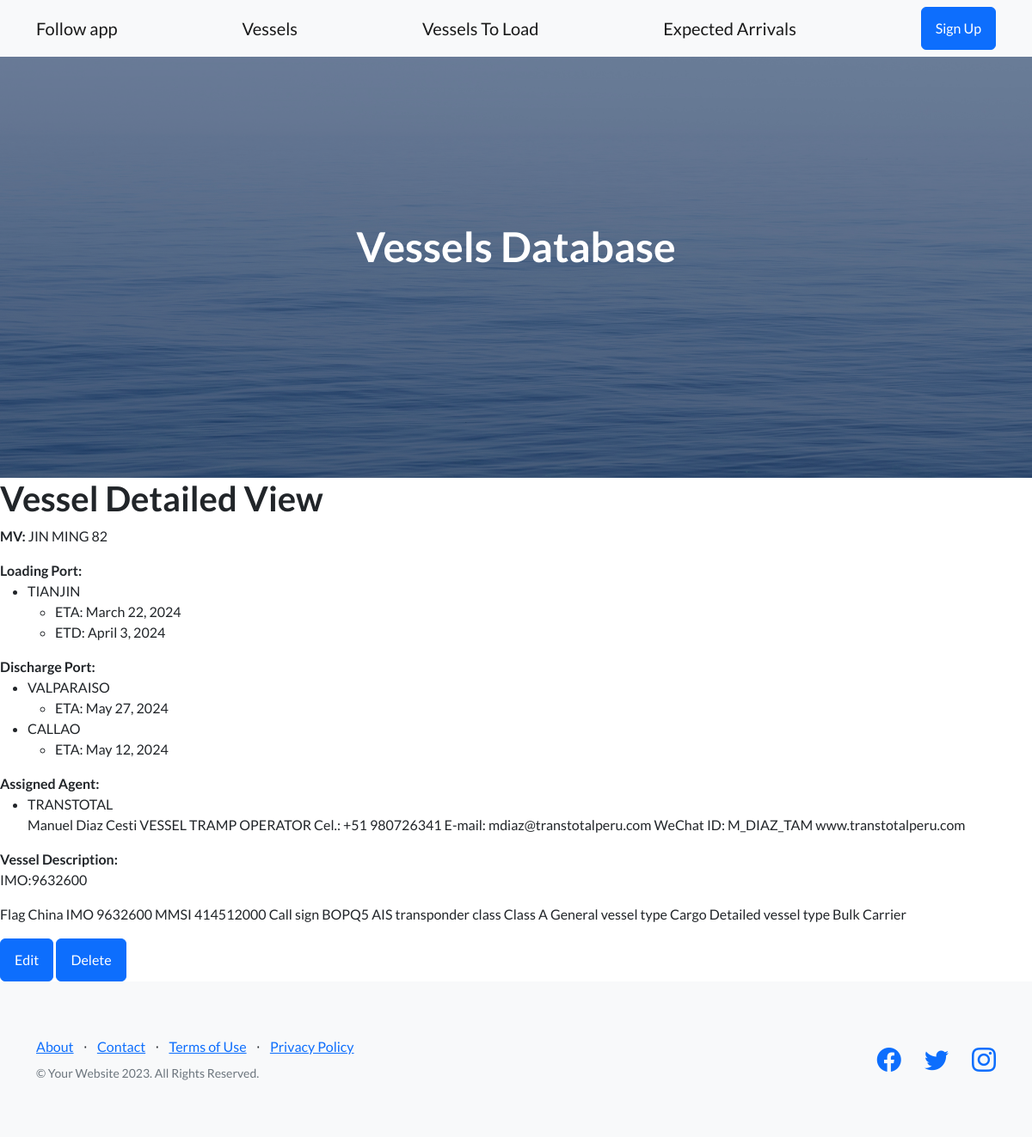
Page /vessel/vessels-detail/27 on the earlier database version.
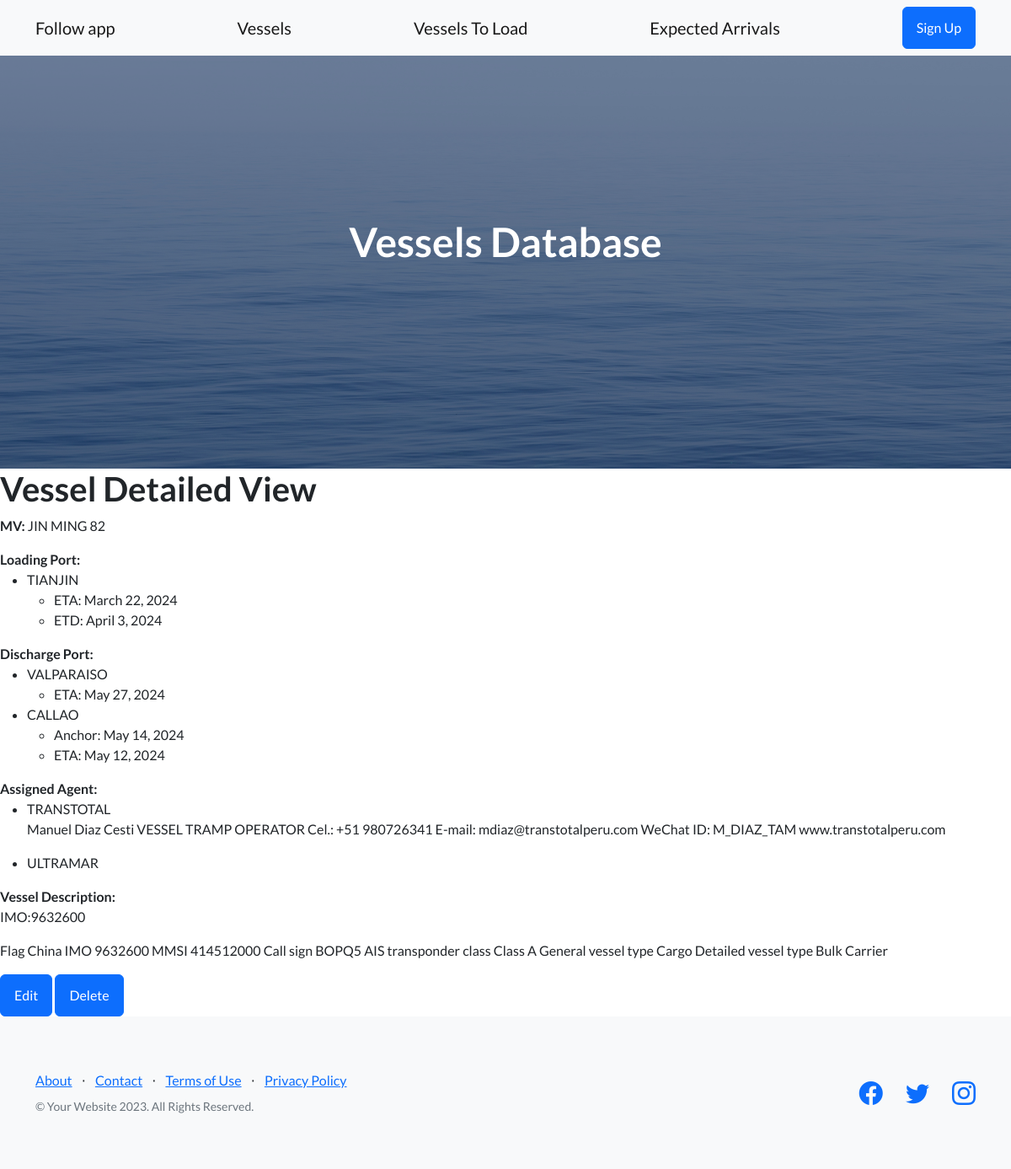
Same page on the later database version.
### Vessel/models.py (models this page shows)
class DischargePort(models.Model):
    discharge_port_name = models.CharField(max_length=50, blank=True, null=True)
    anchor_discharge_port = models.DateField(blank=True, null=True)
    eta_discharge_port = models.DateField(blank=True, null=True)
    etb_discharge_port = models.DateField(blank=True, null=True)
    ata_discharge_port = models.DateField(blank=True, null=True)
    atd_discharge_port = models.DateField(blank=True, null=True)
    assigned_vessel_pod = models.ForeignKey('Vessel', null=True, blank=True, on_delete=models.CASCADE)
    def __str__(self):
        return f"{self.discharge_port_name}, {self.assigned_vessel_pod}"

class VesselAgent(models.Model):
    vessel_agent_name = models.CharField(max_length=50, blank=True, null=True)
    vessel_agent_info = models.TextField(blank=True, null=True)
    assigned_vessel = models.ForeignKey('Vessel', null=True, blank=True, on_delete=models.CASCADE)
    def __str__(self):
        return f"{self.vessel_agent_name}, {self.assigned_vessel}"

### Vessel/views.py (the view)
# urls.py: path('vessels-detail/<pk>', VesselDetail.as_view(), name= 'VesselDetail'),
class VesselDetail(DetailView):
    model = Vessel
    template_name = "vessel_detail.html"
    context_object_name = "vessel"
    def get(self, request, *args, **kwargs):
       self.object = self.get_object() # Obtiene el objeto del modelo `Vessel` basado en el `pk` pasado en la URL
       return self.ports_dates(request, *args, **kwargs) # Llama al método `ports_dates` y retorna su resultado
    def ports_dates (self, request, *args, **kwargs):
     vessel_id = self.kwargs.get('pk')
     print("Vessel ID from URL:", vessel_id)
     loading_ports = LoadingPort.objects.filter(assigned_vessel_pol_id=vessel_id)
     print("Loading ports associated with vessel:", loading_ports)
     loading_date_list = []
     for port in loading_ports:
            loading_date_list.append({
                'Port_name': port.loading_port_name,
                'Anchor': port.anchor_loading_port,
                'ETA': port.eta_loading_port,
                'ETB': port.etb_loading_port,
                'ATA': port.ata_loading_port,
                'ATB': port.atb_loading_port,
                'ETD': port.etd_loading_port,
                'ATD': port.atd_loading_port,
            })
     print (type (loading_date_list))
     print("Date list for vessel {}: {}".format(vessel_id, loading_date_list))
     discharge_ports = DischargePort.objects.filter(assigned_vessel_pod_id=vessel_id)
     print("Discharge ports associated with vessel:", discharge_ports)
     discharge_date_list = []
     for port in discharge_ports:
            discharge_date_list.append({
                'Port_name': port.discharge_port_name,
                'Anchor': port.anchor_discharge_port,
                'ETA': port.eta_discharge_port,
                'ETB': port.etb_discharge_port,
                'ATA': port.ata_discharge_port,
                'ATD': port.atd_discharge_port,
            })
     print (type (discharge_date_list))
     print("Date list for vessel {}: {}".format(vessel_id, discharge_date_list))
     agent_vessel = VesselAgent.objects.filter(assigned_vessel_id=vessel_id)
     print("Loading ports associated with vessel:", agent_vessel)
     agent_vessel_list = []
     for agent in agent_vessel:
            agent_vessel_list.append({
                'Agent_name': agent.vessel_agent_name,
                'Agent_info': agent.vessel_agent_info,
            })
     context = {
            "loading_date_list": loading_date_list,
            "discharge_date_list": discharge_date_list,
            "vessel": self.object,
            "assigned_agent": agent_vessel_list,
            }
     return render(request, "vessel_detail.html", context)

### Vessel/models.py (called while the page is built)
    def __str__(self):
        return  f"{self.loading_port_name}, {self.assigned_vessel_pol}"

    def __str__(self):
        return self.vessel_name

### Vessel/templates/vessel_detail.html (shortened to what this page needs)
{% extends 'father.html' %}
{% block contenidoQueCambia %}
<h1>Vessel Detailed View</h1>
<p><strong>MV:</strong> {{ vessel }}</p>
     <strong>Loading Port:</strong>
     <ul>
        {% for port_info in loading_date_list %}
        <li> {{ port_info.Port_name }} <br>
            <ul>
                {% for key, value in port_info.items %}
                    {% if key != 'Port_name' and value %}
                        <li>{{ key }}: {{ value }}</li>
                    {% endif %}
                {% endfor %}
            </ul>
        </li>
        {% endfor %}
     </ul>
     <strong>Discharge Port:</strong>
     <ul>
        {% for port_info in discharge_date_list %}
        <li> {{ port_info.Port_name }} <br>
            <ul>
                {% for key, value in port_info.items %}
                    {% if key != 'Port_name' and value %}
                        <li>{{ key }}: {{ value }}</li>
                    {% endif %}
                {% endfor %}
            </ul>
        </li>
        {% endfor %}
     </ul>
     <strong>Assigned Agent:</strong>
     <ul>
        {% for agent_info in assigned_agent %}
        <li> {{ agent_info.Agent_name }} <br>
            <p>
            {{ agent_info.Agent_info }}
            </p>
        </li>
        {% endfor %}
     </ul>
    <strong>Vessel Description:</strong>
    <p>IMO:{{ vessel.vessel_imo }}</p>
    <p>{{vessel.vessel_information}}</p>
    <a class="btn btn-primary" href="{% url 'VesselUpdate' vessel.id %}">Edit</a>
    <a class="btn btn-primary" href="{% url 'VesselDelete' vessel.id %}">Delete</a>
{% endblock contenidoQueCambia %}

Differences in the rows shown:
changed DischargePort "CALLAO": anchor_discharge_port empty → "2024-05-14" (drawn)
added VesselAgent: Agent_name "ULTRAMAR"
Other differences:
new list line: "Anchor :"
new list line: "May 14, 2024"
